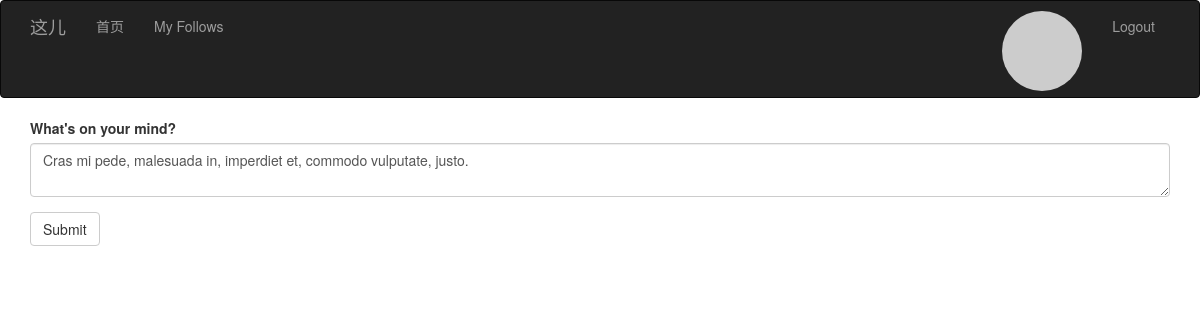
The page /edit_post/79 (signed in) on the database as committed earlier.
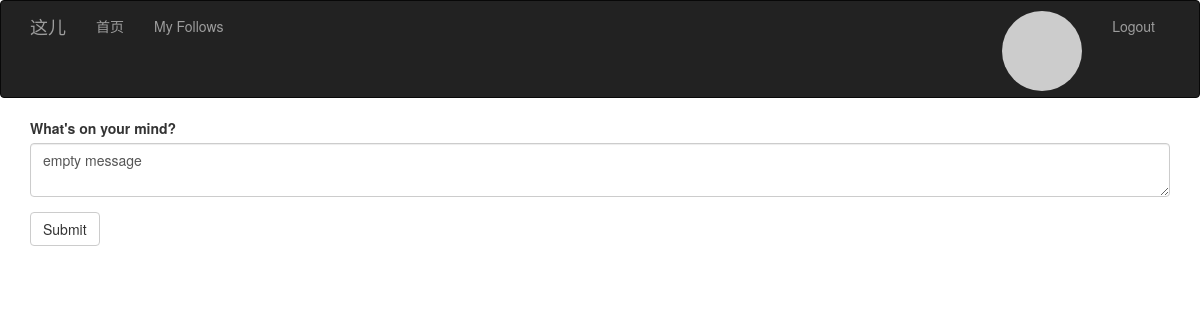
The same page on the database as committed later.
### app/models.py (models this page shows, shortened)
class Post(db.Model):
    __tablename__ = 'posts'
    id = db.Column(db.Integer, primary_key=True)
    body = db.Column(db.Text)
    body_html = db.Column(db.Text)
    timestamp = db.Column(db.DateTime, index=True, default=datetime.utcnow)
    author_id = db.Column(db.Integer, db.ForeignKey('users.id'))
    post_type = db.Column(db.Integer, default=PostType.POST)
    parent_post_id = db.Column(db.Integer, db.ForeignKey('posts.id'))
    disabled = db.Column(db.Boolean, default=True)
    comments = db.relationship('Post', foreign_keys=[parent_post_id],
                               backref=db.backref('parent_post',
                                                  lazy='joined', remote_side=[id]),
                               cascade='all,delete-orphan',
                               lazy='dynamic'
                               )

### app/main/views.py (the view)
@main.route('/edit_post/<int:id>', methods=['GET', 'POST'])
def edit_post(id):
    post = Post.query.get_or_404(id)
    form = PostForm()
    if current_user != post.author and \
            not current_user.can(Permission.MODERATE_COMMENTS):
        abort(403)
    if form.validate_on_submit():
        post.body = form.body.data
        db.session.add(post)
        db.session.commit()
        flash("The post has ben updated.", "success")
        return redirect(url_for('.post', id=post.id))
    form.body.data = post.body
    return render_template('edit_post.html', post=post, form=form)

### app/main/forms.py
class PostForm(FlaskForm):
    body = PageDownField("What's on your mind?", validators=[DataRequired()])
    submit = SubmitField("Submit")

### app/main/__init__.py (called while the page is built)
@main.app_context_processor
def inject_permissions():
    return dict(Permission=Permission)

### app/models.py (called while the page is built)
@login_manager.user_loader
def load_user(user_id):
    return User.query.get(int(user_id))

    def getAvatar(self, size=100, default='identicon', rating='g'):
        if request.is_secure:
            url = "https://secure.gravatar.com/avatar"
        else:
            url = 'http://www.gravatar.com/avatar'
        hash = self.avatar or hashlib.md5(self.email.encode('utf-8')).hexdigest()
        return '{url}/{hash}?s={size}&d={default}&r={rating}'.format(
            url=url, hash=hash, default=default, rating=rating, size=size)

    def can(self, permissions):
        return self.role is not None and \
               (self.role.permissions & permissions) == permissions

### app/templates/edit_post.html (shortened to what this page needs)
{% extends "bootstrap_base.html" %}
{% import "bootstrap/wtf.html" as wtf %}
{% import "message.html" as message %}
{% block content %}
<div class="container">
    <div>
        {% if current_user.can(Permission.MODERATE_COMMENTS) or post.author==current_user %}
        {{wtf.quick_form(form)}}
        {% endif %}
    </div>
</div>
{% endblock %}

Rows that differ between the two databases and show on the page:
changed Post: body "Cras mi pede, malesuada in, imperdiet et, commodo vulputate, justo." → "empty message"
